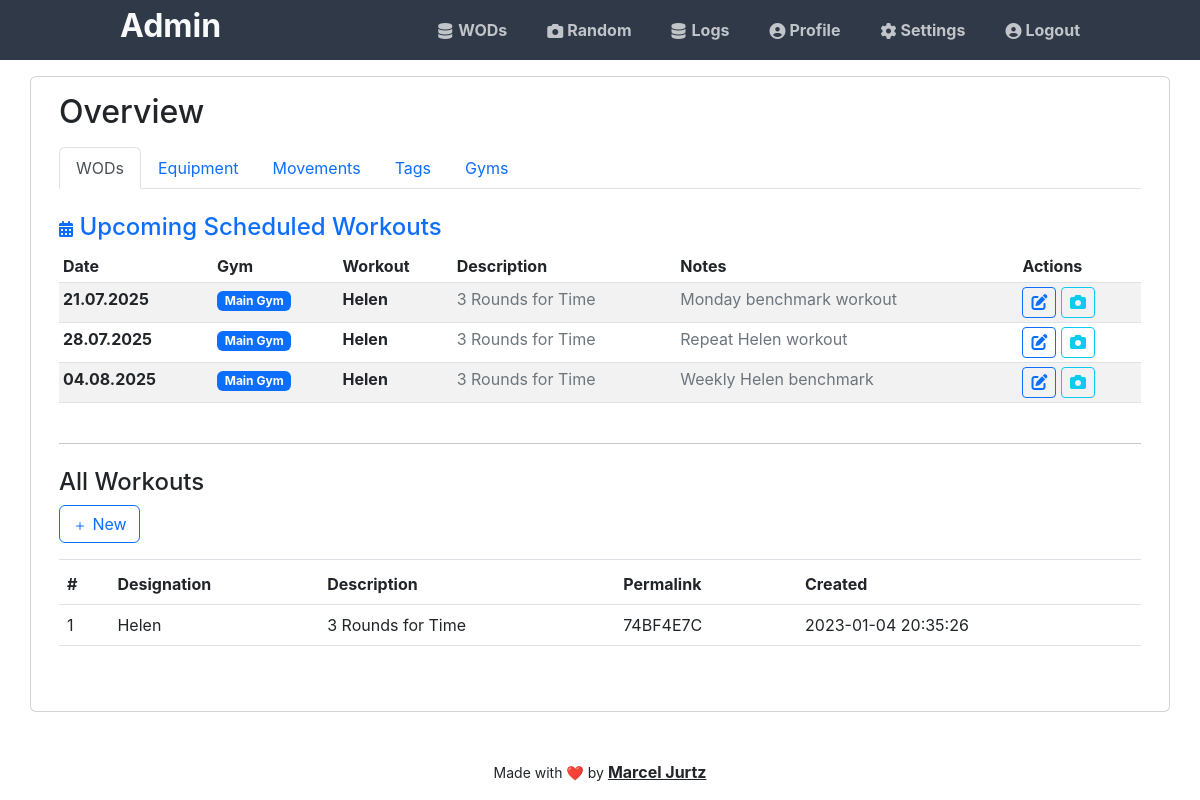
Page /admin/index.php (signed in) on the committed database.
### tables this page shows
CREATE TABLE wod_schedule(
  id INT PRIMARY KEY AUTO_INCREMENT,
  wod_id INT NOT NULL,
  gym_id INT NOT NULL,
  scheduled_date VARCHAR(8) NOT NULL,  
  created TIMESTAMP DEFAULT CURRENT_TIMESTAMP,
  notes VARCHAR(200) DEFAULT NULL,  
  FOREIGN KEY (wod_id) REFERENCES wod(id) ON DELETE CASCADE,
  FOREIGN KEY (gym_id) REFERENCES gym(id) ON DELETE CASCADE,
  INDEX idx_scheduled_date (scheduled_date),
  INDEX idx_gym_date (gym_id, scheduled_date),
  INDEX idx_wod_gym_date (wod_id, gym_id, scheduled_date),
  UNIQUE KEY unique_wod_gym_date (wod_id, gym_id, scheduled_date)
);

CREATE TABLE gym(
  id INT PRIMARY KEY AUTO_INCREMENT,
  designation VARCHAR(25),
  tag VARCHAR(25),
  enabled TINYINT DEFAULT 0
);

CREATE TABLE wod(
  id INT PRIMARY KEY AUTO_INCREMENT,
  created TIMESTAMP DEFAULT CURRENT_TIMESTAMP,
  designation VARCHAR(100),
  description VARCHAR(500),
  notes VARCHAR(500),
  exercises TEXT,
  hashtags TEXT,
  permalink VARCHAR(36)
);

### admin/index.php (the view, shortened to what this page needs)
    <?php
$con = getConnection();
$stmt = $con->prepare('SELECT id, created, designation, description, permalink FROM wod ORDER BY id DESC');
$stmt->execute();
$result = $stmt->get_result();
$wods = array();
while ($row = $result->fetch_assoc()) {
    $wods[] = $row;
}
$today = date('Ymd');
$future_date = date('Ymd', strtotime('+30 days'));
$stmt = $con->prepare('
    SELECT w.id, w.designation, w.description, ws.scheduled_date, ws.notes, g.designation as gym_name
    FROM wod w
    INNER JOIN wod_schedule ws ON w.id = ws.wod_id
    INNER JOIN gym g ON ws.gym_id = g.id
    WHERE ws.scheduled_date >= ? AND ws.scheduled_date <= ? AND g.enabled = 1
    ORDER BY ws.scheduled_date ASC, g.designation ASC, w.designation ASC
');
$stmt->bind_param('ss', $today, $future_date);
$stmt->execute();
$result = $stmt->get_result();
$upcoming_wods = array();
while ($row = $result->fetch_assoc()) {
    $row['formatted_date'] = formatDateForDisplay($row['scheduled_date']);
    $upcoming_wods[] = $row;
}
function printMenuBar($editUrl)
{
    print '<div class="border-bottom mb-1">
        <a class="btn btn-outline-primary mb-3" href="' . $editUrl . '" role="button">' . ICON_PLUS . ' New</a>
    </div>';
}
?>
<!DOCTYPE html>
<html>
<?php include('./shared/head.inc.php') ?>
<body class="loggedin d-flex flex-column h-100 hover-menu">
    <nav class="navtop">
        <?php
        include('./shared/menu.inc.php');
        ?>
    </nav>
    <div class="container card my-3 flex-grow-1 overflow-auto ">
        <div class="card-body">
            <h2 class="card-title mb-3">Overview</h2>
            <ul class="nav nav-tabs mb-4" id="tabMember" role="tablist">
                <li class="nav-item">
                    <a class="nav-link active" id="main-tab" data-bs-toggle="tab" href="#main" role="tab" aria-controls="main" aria-selected="true">
                        WODs
                    </a>
                </li>
                <li class="nav-item">
                    <a class="nav-link" id="equipment-tab" data-bs-toggle="tab" href="#equipment" role="tab" aria-controls="equipment" aria-selected="false">
                        Equipment
                    </a>
                </li>
                <li class="nav-item">
                    <a class="nav-link" id="movement-tab" data-bs-toggle="tab" href="#movement" role="tab" aria-controls="movement" aria-selected="false">
                        Movements
                    </a>
                </li>
                <li class="nav-item">
                    <a class="nav-link" id="tags-tab" data-bs-toggle="tab" href="#tags" role="tab" aria-controls="tags" aria-selected="false">
                        Tags
                    </a>
                </li>
                <li class="nav-item">
                    <a class="nav-link" id="tags-tab" data-bs-toggle="tab" href="#gyms" role="tab" aria-controls="gyms" aria-selected="false">
                        Gyms
                    </a>
                </li>
            </ul>
            <div class="tab-content" id="tabMemberContent">
                <div class="tab-pane fade active show" id="main" role="tabpanel" aria-labelledby="main-tab">
                    <?php if (!empty($upcoming_wods)): ?>
                    <div class="mb-4">
                        <h4 class="text-primary">
                            <i class="fas fa-calendar-alt"></i> Upcoming Scheduled Workouts
                        </h4>
                        <div class="table-responsive">
                            <table class="table table-sm table-striped">
                                <thead>
                                    <tr>
                                        <th scope="col">Date</th>
                                        <th scope="col">Gym</th>
                                        <th scope="col">Workout</th>
                                        <th scope="col">Description</th>
                                        <th scope="col">Notes</th>
                                        <th scope="col">Actions</th>
                                    </tr>
                                </thead>
                                <tbody>
                                    <?php foreach ($upcoming_wods as $upcoming): ?>
                                        <tr>
                                            <td class="text-nowrap">
                                                <strong><?= $upcoming['formatted_date'] ?></strong>
                                            </td>
                                            <td class="text-nowrap">
                                                <span class="badge bg-primary"><?= htmlspecialchars($upcoming['gym_name']) ?></span>
                                            </td>
                                            <td>
                                                <strong><?= htmlspecialchars($upcoming['designation']) ?></strong>
                                            </td>
                                            <td class="text-muted"><?= htmlspecialchars($upcoming['description']) ?></td>
                                            <td class="text-muted"><?= htmlspecialchars($upcoming['notes']) ?></td>
                                            <td>
                                                <a href="edit/wod.php?wod=<?= $upcoming['id'] ?>" class="btn btn-sm btn-outline-primary">
                                                    <i class="fas fa-edit"></i>
                                                </a>
                                                <a href="imgen.php?id=<?= $upcoming['id'] ?>" class="btn btn-sm btn-outline-info">
                                                    <i class="fas fa-camera"></i>
                                                </a>
                                            </td>
                                        </tr>
                                    <?php endforeach; ?>
                                </tbody>
                            </table>
                        </div>
                        <hr class="my-4">
                    </div>
                    <?php endif; ?>
                    <h4>All Workouts</h4>
                    <?php printMenuBar("./edit/wod.php") ?>
                    <table class="table table-hover">
                        <thead>
                            <tr>
                                <th scope="col">#</th>
                                <th scope="col">Designation</th>
                                <th scope="col" class="d-none d-lg-block">Description</th>
                                <th scope="col">Permalink</th>
                                <th scope="col" class="d-none d-lg-block">Created</th>
                            </tr>
                        </thead>
                        <tbody>
                            <?php foreach ($wods as $wod) : ?>
                                <tr data-edit='edit/wod.php?wod=<?= $wod['id'] ?>' data-preview='imgen.php?id=<?= $wod['id'] ?>'>
                                    <td><?= $wod['id']; ?></td>
                                    <td class="break"><?= $wod['designation']; ?></td>
                                    <td class="break d-none d-lg-block"><?= $wod['description']; ?></td>
                                    <td><?= $wod['permalink']; ?></td>
                                    <td class="text-nowrap d-none d-lg-block"><?= $wod['created']; ?></td>
                                </tr>
                            <?php endforeach; ?>
                        </tbody>
                    </table>
                </div>
            </div>
        </div>
    </div>
    <?php include('./shared/footer.inc.php'); ?>
</body>
</html>
<?php
function formatDateForDisplay($dateString) {
    if (strlen($dateString) === 8) {
        $year = substr($dateString, 0, 4);
        $month = substr($dateString, 4, 2);
        $day = substr($dateString, 6, 2);
        return $day . '.' . $month . '.' . $year;
    }
    return $dateString;
}
?>

### assets/css/stylesheet.css (style rules this page uses)
:root { --danger: #d66671; }
.navtop { background-color: #2f3947; height: 60px; width: 100%; border: 0; }
td.break { word-wrap: break-word; word-break: break-all; }
table a { text-decoration: none; }
.hover-menu { position: relative; }
* { box-sizing: border-box; font-family: -apple-system, BlinkMacSystemFont, "segoe ui", roboto, oxygen, ubuntu, cantarell, "fira sans", "droid sans", "helvetica neue", Arial, sans-serif; font-size: 16px; -webkit-font-smoothing: antialiased; -moz-osx-font-smoothing: grayscale; }
html { height: 100%; }

### rows in the picture
wod_schedule: formatted_date "21.07.2025", gym.designation "Main Gym", wod.designation "Helen", wod.description "3 Rounds for Time", notes "Monday benchmark workout"
wod_schedule: formatted_date "28.07.2025", gym.designation "Main Gym", wod.designation "Helen", wod.description "3 Rounds for Time", notes "Repeat Helen workout"
wod_schedule: formatted_date "04.08.2025", gym.designation "Main Gym", wod.designation "Helen", wod.description "3 Rounds for Time", notes "Weekly Helen benchmark"
wod: id "1", designation "Helen", description "3 Rounds for Time", permalink "74BF4E7C", created "2023-01-04 20:35:26"
